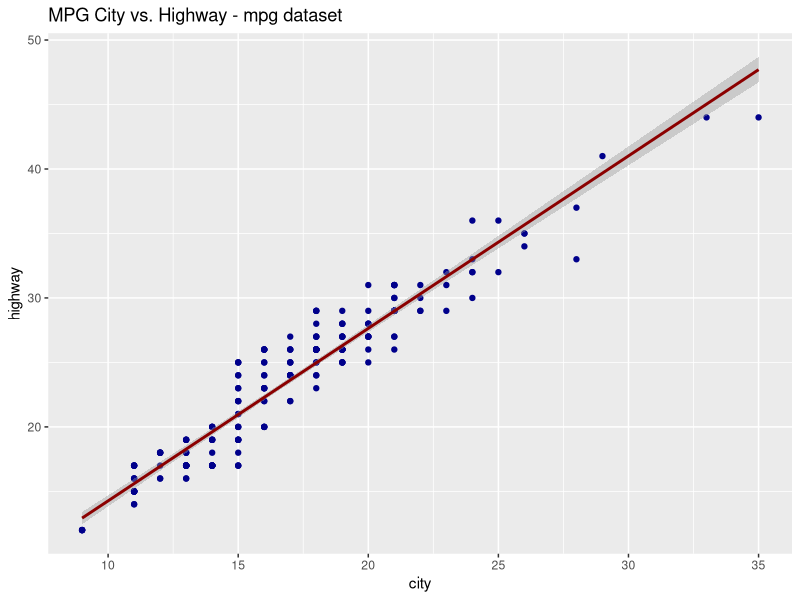

Write the R code that produced this figure.
## ---- chunk 1
# install.packages("ggplot2")
library(ggplot2)


data(mpg, package="ggplot2")


p <- ggplot(mpg, aes(cty, hwy))


# Scatterplot
p + geom_point(color='darkblue') + 
  geom_smooth(method="lm", se=T, color='darkred') +
  labs( 
       y="highway", 
       x="city", 
       title="MPG City vs. Highway - mpg dataset"
       )
